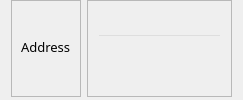
                     <widget class="QWidget" name="widget_133" native="true">
                      <property name="font">
                       <font>
                        <family>Sans Serif Collection</family>
                        <pointsize>10</pointsize>
                       </font>
                      </property>
                      <layout class="QHBoxLayout" name="horizontalLayout_162">
                       <property name="topMargin">
                        <number>0</number>
                       </property>
                       <property name="bottomMargin">
                        <number>3</number>
                       </property>
                       <item>
                        <widget class="QFrame" name="frame_177">
                         <property name="font">
                          <font>
                           <family>Sans Serif Collection</family>
                           <pointsize>10</pointsize>
                          </font>
                         </property>
                         <property name="frameShape">
                          <enum>QFrame::StyledPanel</enum>
                         </property>
                         <property name="frameShadow">
                          <enum>QFrame::Raised</enum>
                         </property>
                         <layout class="QVBoxLayout" name="verticalLayout_165">
                          <property name="topMargin">
                           <number>0</number>
                          </property>
                          <property name="bottomMargin">
                           <number>3</number>
                          </property>
                          <item>
                           <widget class="QLabel" name="label_82">
                            <property name="font">
                             <font>
                              <family>Sans Serif Collection</family>
                              <pointsize>10</pointsize>
                             </font>
                            </property>
                            <property name="text">
                             <string>Address</string>
                            </property>
                           </widget>
                          </item>
                         </layout>
                        </widget>
                       </item>
                       <item>
                        <widget class="QFrame" name="frame_176">
                         <property name="font">
                          <font>
                           <family>Sans Serif Collection</family>
                           <pointsize>10</pointsize>
                          </font>
                         </property>
                         <property name="frameShape">
                          <enum>QFrame::StyledPanel</enum>
                         </property>
                         <property name="frameShadow">
                          <enum>QFrame::Raised</enum>
                         </property>
                         <layout class="QVBoxLayout" name="verticalLayout_166">
                          <property name="topMargin">
                           <number>0</number>
                          </property>
                          <property name="bottomMargin">
                           <number>3</number>
                          </property>
                          <item>
                           <widget class="QLineEdit" name="InfoAddress">
                            <property name="font">
                             <font>
                              <family>Sans Serif Collection</family>
                              <pointsize>10</pointsize>
                             </font>
                            </property>
                            <property name="styleSheet">
                             <string notr="true">background-color: transparent</string>
                            </property>
                            <property name="readOnly">
                             <bool>true</bool>
                            </property>
                           </widget>
                          </item>
                         </layout>
                        </widget>
                       </item>
                      </layout>
                     </widget>
